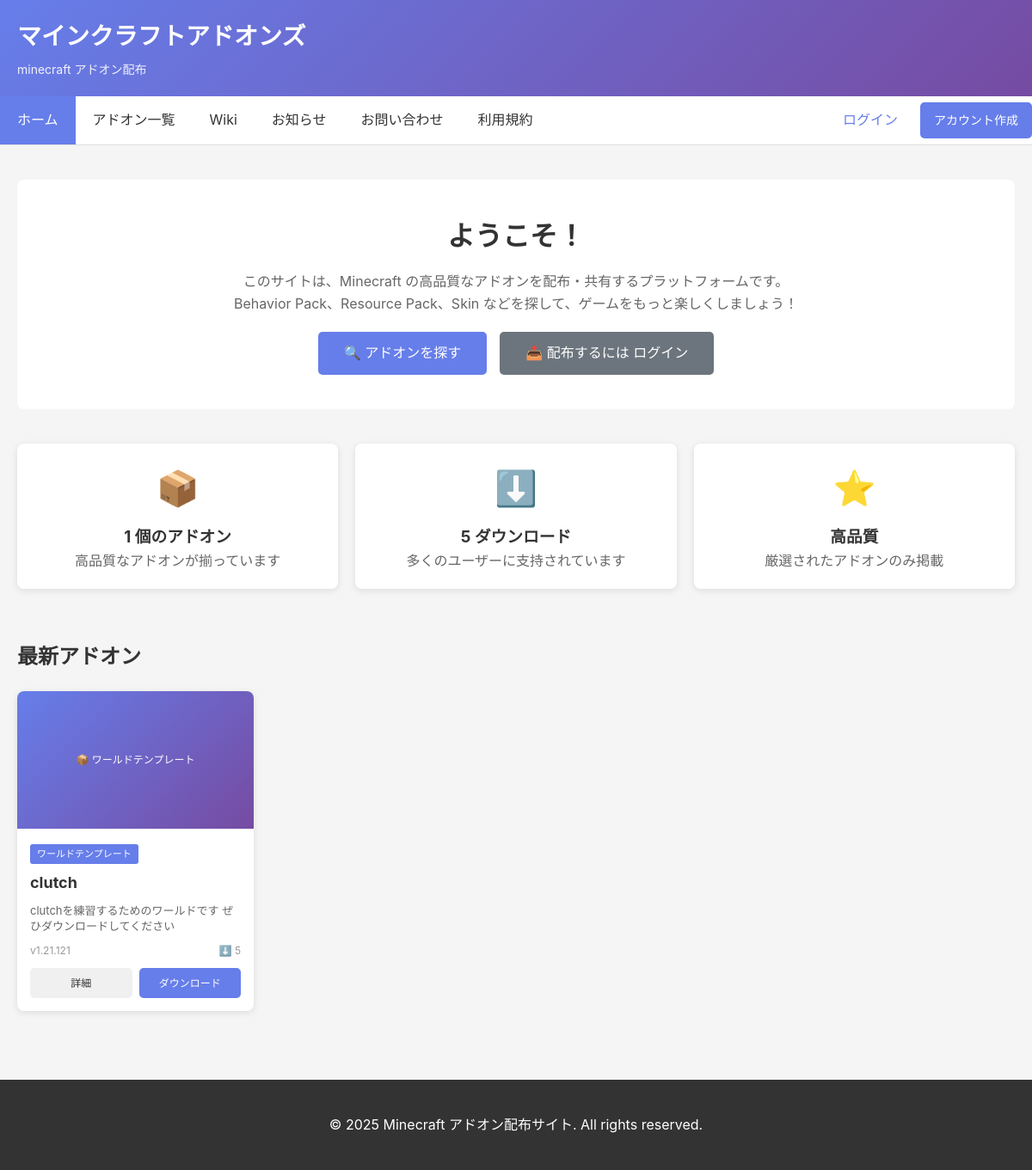
/, run on an earlier commit of the app's database.
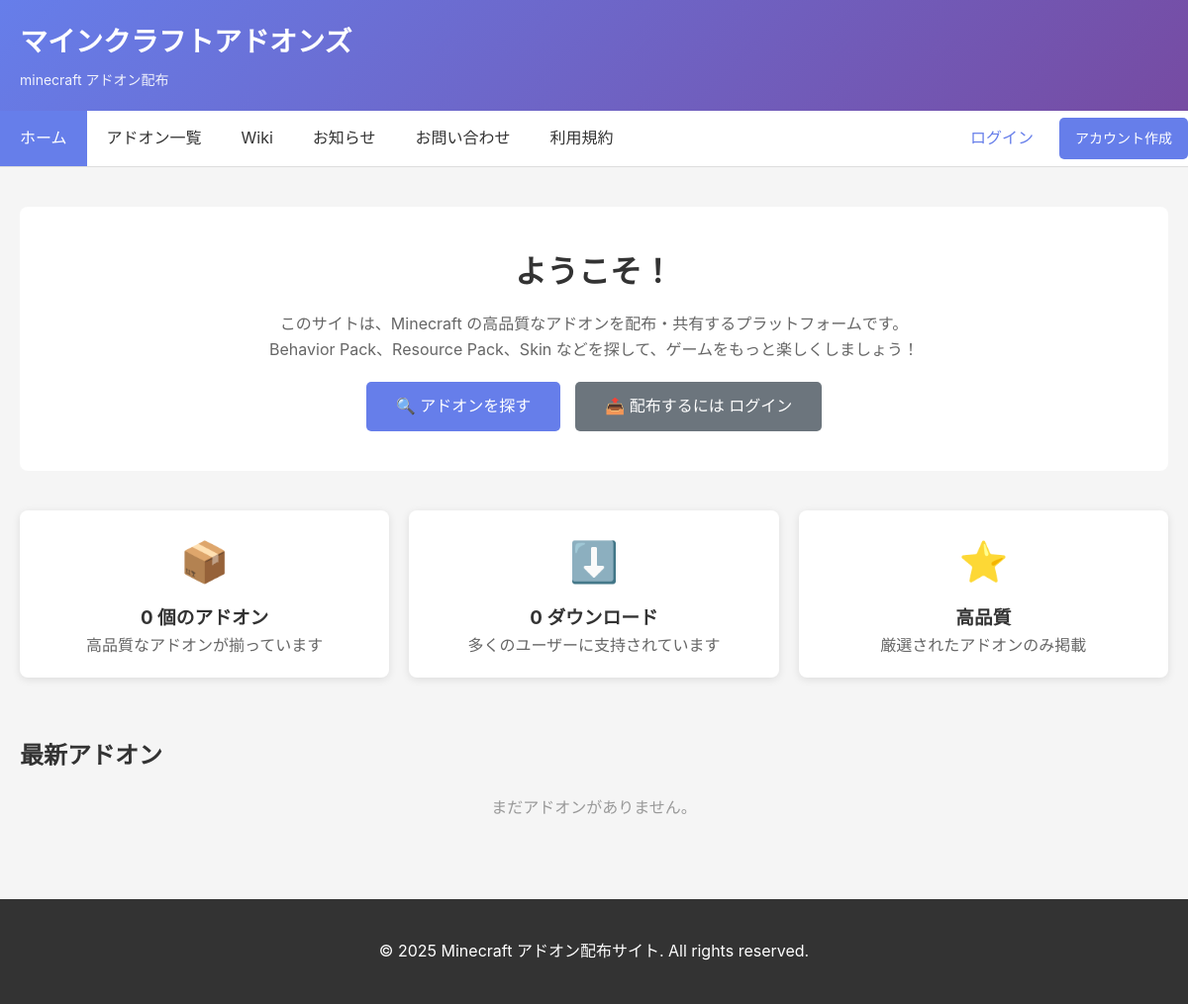
And on a later commit of the database.
### project/models.py (models this page shows, shortened)
class Addon(models.Model):
    ADDON_TYPE_CHOICES = [
        ('behavior', 'ビヘイビアパック'),
        ('resource', 'リソースパック'),
        ('skin', 'スキンパック'),
        ('world', 'ワールドテンプレート'),
        ('other', 'その他'),
    ]
    name = models.CharField('アドオン名', max_length=100)
    slug = models.SlugField('URL用の名前', unique=True)
    description = models.TextField('説明')
    long_description = models.TextField('詳細説明', blank=True)
    addon_type = models.CharField('種類', max_length=20, choices=ADDON_TYPE_CHOICES, default='behavior')
    version = models.CharField('バージョン', max_length=20)
    author = models.CharField('作成者', max_length=100)
    minecraft_version = models.CharField('対応 Minecraft バージョン', max_length=50, default='1.21+')
    thumbnail = models.ImageField('サムネイル', upload_to='addons/thumbnails/', null=True, blank=True)
    download_file = models.FileField('ダウンロードファイル', upload_to='addons/files/')
    downloads = models.IntegerField('ダウンロード数', default=0)
    likes = models.IntegerField('いいね数', default=0)
    created_at = models.DateTimeField('作成日', auto_now_add=True)
    updated_at = models.DateTimeField('更新日', auto_now=True)
    published = models.BooleanField('公開', default=True)
    from django.conf import settings
    owner = models.ForeignKey(settings.AUTH_USER_MODEL, verbose_name='作成者ユーザー', null=True, blank=True, on_delete=models.SET_NULL, related_name='addons')
    class Meta:
        ordering = ['-created_at']
        verbose_name = 'アドオン'
        verbose_name_plural = 'アドオン'
    def get_absolute_url(self):
        return reverse('addon_detail', kwargs={'slug': self.slug})

### project/views.py (the view)
# urls.py: path('', HomeView.as_view(), name='home'),
class HomeView(TemplateView):
    template_name = 'home.html'
    def get_context_data(self, **kwargs):
        context = super().get_context_data(**kwargs)
        try:
            context['latest_addons'] = Addon.objects.filter(published=True)[:6]
            context['addon_count'] = Addon.objects.filter(published=True).count()
            context['total_downloads'] = sum(a.downloads for a in Addon.objects.filter(published=True))
        except (ProgrammingError, OperationalError):
            context['latest_addons'] = []
            context['addon_count'] = 0
            context['total_downloads'] = 0
        return context

### templates/home.html (shortened to what this page needs)
{% extends 'base.html' %}
{% block content %}
<div style="background: white; padding: 40px; border-radius: 8px; margin-bottom: 40px; text-align: center;">
    <h2 style="font-size: 32px; margin-bottom: 15px;">ようこそ！</h2>
    <p style="font-size: 16px; color: #666; margin-bottom: 20px;">
        このサイトは、Minecraft の高品質なアドオンを配布・共有するプラットフォームです。<br>
        Behavior Pack、Resource Pack、Skin などを探して、ゲームをもっと楽しくしましょう！
    </p>
    <div style="display: flex; gap: 15px; justify-content: center; flex-wrap: wrap;">
        <a href="{% url 'addon_list' %}" class="button" style="font-size: 16px; padding: 12px 30px;">🔍 アドオンを探す</a>
        {% if user.is_authenticated %}
        <a href="{% url 'addon_upload' %}" class="button" style="background: #28a745; font-size: 16px; padding: 12px 30px;">📤 アドオンを配布する</a>
        {% else %}
        <a href="{% url 'account_login' %}" class="button" style="background: #6c757d; font-size: 16px; padding: 12px 30px;">📤 配布するには ログイン</a>
        {% endif %}
    </div>
</div>
<div style="display: grid; grid-template-columns: repeat(auto-fit, minmax(200px, 1fr)); gap: 20px; margin-bottom: 40px;">
    <div class="card" style="text-align: center;">
        <div style="font-size: 40px; margin-bottom: 10px;">📦</div>
        <h3>{{ addon_count }} 個のアドオン</h3>
        <p style="color: #666;">高品質なアドオンが揃っています</p>
    </div>
    <div class="card" style="text-align: center;">
        <div style="font-size: 40px; margin-bottom: 10px;">⬇️</div>
        <h3>{{ total_downloads }} ダウンロード</h3>
        <p style="color: #666;">多くのユーザーに支持されています</p>
    </div>
    <div class="card" style="text-align: center;">
        <div style="font-size: 40px; margin-bottom: 10px;">⭐</div>
        <h3>高品質</h3>
        <p style="color: #666;">厳選されたアドオンのみ掲載</p>
    </div>
</div>
<h2 style="margin-bottom: 20px; font-size: 24px;">最新アドオン</h2>
<div class="addon-grid">
    {% for addon in latest_addons %}
    <div class="addon-card">
        <div class="addon-card-image">
            {% if addon.thumbnail %}
                <img src="{{ addon.thumbnail.url }}" alt="{{ addon.name }}">
            {% else %}
                📦 {{ addon.get_addon_type_display }}
            {% endif %}
        </div>
        <div class="addon-card-content">
            <span class="addon-type">{{ addon.get_addon_type_display }}</span>
            <h3>{{ addon.name }}</h3>
            <p>{{ addon.description|truncatewords:15 }}</p>
            <div class="addon-meta">
                <span>v{{ addon.version }}</span>
                <span>⬇️ {{ addon.downloads }}</span>
            </div>
            <div class="addon-footer">
                <a href="{{ addon.get_absolute_url }}" class="button secondary">詳細</a>
                <a href="{% url 'download_addon' addon.slug %}" class="button">ダウンロード</a>
            </div>
        </div>
    </div>
    {% empty %}
    <p style="grid-column: 1 / -1; text-align: center; color: #999;">まだアドオンがありません。</p>
    {% endfor %}
</div>
{% endblock %}

### templates/base.html (shortened to what this page needs)
<!doctype html>
<html lang="ja">
<head>
</head>
<body>
    <header>
        <div class="container">
                <h1>マインクラフトアドオンズ</h1>
                <p>minecraft アドオン配布</p>
        </div>
    </header>
    <nav>
        <div class="container" style="padding: 0; display: flex; justify-content: space-between; align-items: center;">
            <ul style="flex: 1;">
                <li style="display: inline-block;"><a href="{% url 'home' %}" class="{% if request.resolver_match.url_name == 'home' %}active{% endif %}">ホーム</a></li>
                <li style="display: inline-block;"><a href="{% url 'addon_list' %}" class="{% if request.resolver_match.url_name == 'addon_list' %}active{% endif %}">アドオン一覧</a></li>
                <li style="display: inline-block;"><a href="{% url 'wiki_list' %}" class="{% if request.resolver_match.url_name|stringformat:'s' in 'wiki_list,wiki_detail,wiki_create,wiki_edit' %}active{% endif %}">Wiki</a></li>
                <li style="display: inline-block;"><a href="{% url 'announcement' %}" class="{% if request.resolver_match.url_name == 'announcement' %}active{% endif %}">お知らせ</a></li>
                <li style="display: inline-block;"><a href="{% url 'contact' %}" class="{% if request.resolver_match.url_name == 'contact' %}active{% endif %}">お問い合わせ</a></li>
                <li style="display: inline-block;"><a href="{% url 'terms' %}" class="{% if request.resolver_match.url_name == 'terms' %}active{% endif %}">利用規約</a></li>
            </ul>
            <div style="display: flex; gap: 10px; align-items: center;">
                {% if user.is_authenticated %}
                <a href="{% url 'addon_upload' %}" class="button" style="margin: 0; padding: 10px 16px; font-size: 14px;">📦 アドオンを配布する</a>
                <a href="{% url 'account_logout' %}" style="padding: 10px 16px; text-decoration: none; color: #667eea;">ログアウト ({{ user.username }})</a>
                {% else %}
                <a href="{% url 'account_login' %}" style="padding: 10px 16px; text-decoration: none; color: #667eea;">ログイン</a>
                <a href="{% url 'account_signup' %}" class="button" style="margin: 0; padding: 10px 16px; font-size: 14px;">アカウント作成</a>
                {% endif %}
            </div>
        </div>
    </nav>
    <main>
        <div class="container">
            {% block content %}{% endblock %}
        </div>
    </main>
    <footer>
        <div class="container">
            <p>&copy; 2025 Minecraft アドオン配布サイト. All rights reserved.</p>
        </div>
    </footer>
</body>
</html>

### templates/base.html (style rules this page uses)
* { margin: 0; padding: 0; box-sizing: border-box; }
body { font-family: -apple-system, BlinkMacSystemFont, "Segoe UI", "Noto Sans JP", sans-serif; background: #f5f5f5; color: #333; line-height: 1.6; }
header { background: linear-gradient(135deg, #667eea 0%, #764ba2 100%); color: white; padding: 20px 0; box-shadow: 0 2px 8px rgba(0,0,0,0.1); }
.container { max-width: 1200px; margin: 0 auto; padding: 0 20px; }
header h1 { font-size: 28px; margin-bottom: 5px; }
header p { font-size: 14px; opacity: 0.9; }
nav { background: white; border-bottom: 1px solid #ddd; padding: 0; margin: 0; }
nav ul { list-style: none; display: flex; gap: 0; margin: 0; padding: 0; }
nav li { display: inline-block; margin: 0; padding: 0; }
nav a { display: block; padding: 15px 20px; color: #333; text-decoration: none; transition: background 0.2s; }
nav a.active { background: #667eea; color: white; }
main { padding: 40px 0; min-height: 60vh; }
footer { background: #333; color: white; padding: 40px 0; text-align: center; margin-top: 40px; }
.button { display: inline-block; padding: 10px 20px; background: #667eea; color: white; border-radius: 5px; text-decoration: none; transition: background 0.2s; }
.card { background: white; border-radius: 8px; box-shadow: 0 2px 8px rgba(0,0,0,0.1); padding: 20px; margin-bottom: 20px; }
.addon-grid { display: grid; grid-template-columns: repeat(auto-fill, minmax(250px, 1fr)); gap: 20px; }

What changed in the data, as far as the page shows it:
removed Addon: addon_type "ワールドテンプレート", name "clutch", description "clutchを練習するためのワールドです ぜひダウンロードしてください", version "1.21.121", downloads "5"
Also different on the page:
{{ addon_count }}: "1" → "0"
{{ total_downloads }}: "5" → "0"
text now shown: "まだアドオンがありません。"
